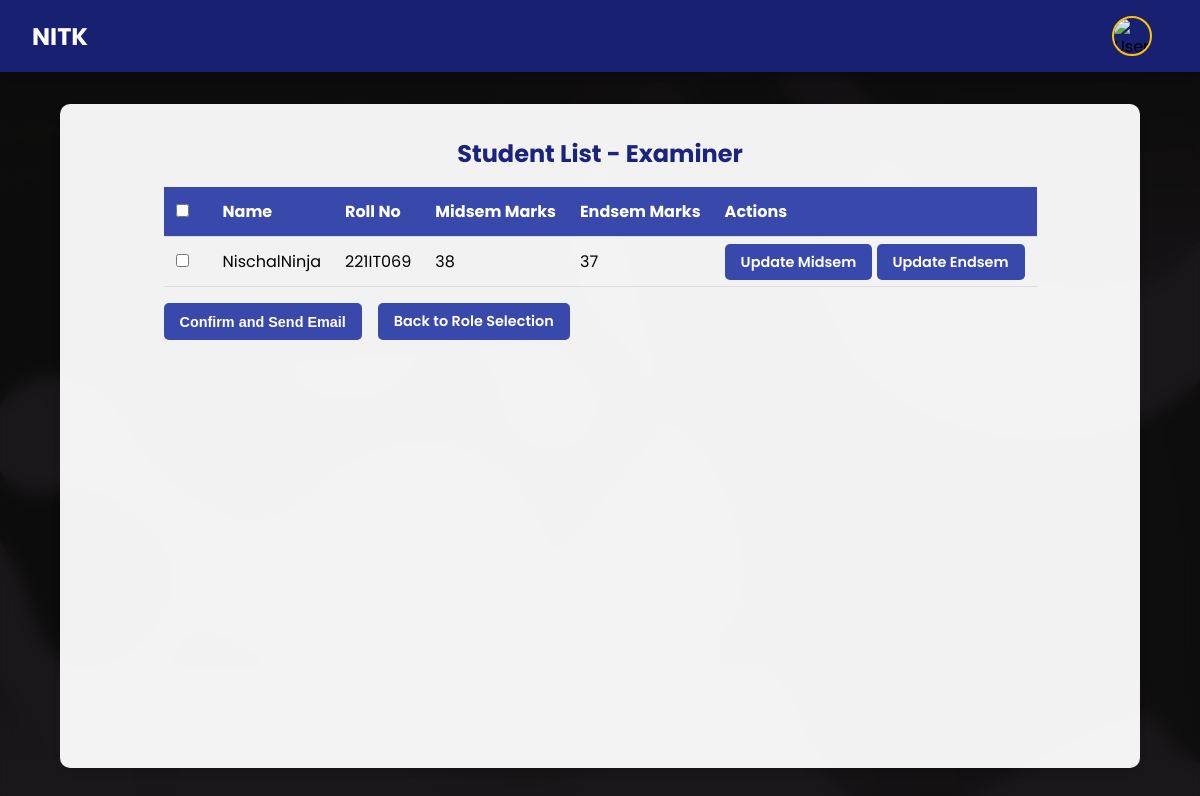
The app's page /student-list/examiner/ (signed in), older data.
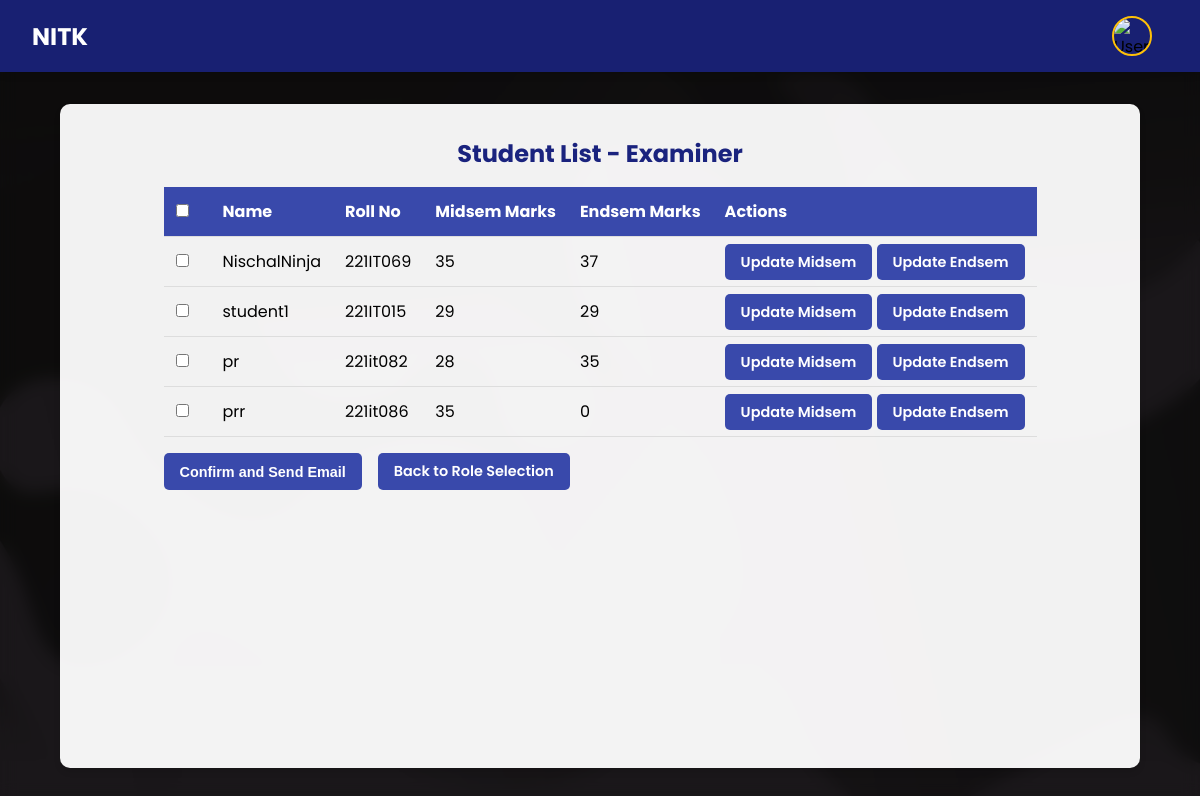
The same page, newer data.
### mainapp/models.py (models this page shows, shortened)
class Student(models.Model):
    ROLE_CHOICES = [
        ('mentor', 'Mentor'),
        ('examiner', 'Examiner'),
    ]
    role = models.CharField(max_length=10, choices=ROLE_CHOICES, default='mentor')
    name = models.CharField(max_length=100, null=True)
    roll_number = models.CharField(max_length=20, unique=True)
    email = models.EmailField(null=True)
    project_title = models.CharField(max_length=255, default='N/A')
    presentation_date = models.DateField(null=True)
    presentation_from_time = models.CharField(max_length=100, default='N/A')
    presentation_to_time = models.CharField(max_length=100, default='N/A')
    professor = models.ForeignKey(User, on_delete=models.CASCADE, related_name='mentored_students')
    examiners = models.ManyToManyField(User, related_name='examined_students', through='ExaminerAssignment')
    submission_status = models.CharField(
        max_length=10,
        choices=[('green', 'Submitted'), ('red', 'Not Submitted')],
        default='red'
    )
    submission_endstatus = models.CharField(
        max_length=10,
        choices=[('green', 'Submitted'), ('red', 'Not Submitted')],
        default='red'
    )
    midsem_marks = models.IntegerField(default=0)
    total_midsem_marks = models.IntegerField(default=0)
    endsem_marks = models.IntegerField(default=0)
    total_endsem_marks = models.IntegerField(default=0)
    password = models.CharField(max_length=128, default='nopw123@')
    professor_marks = models.IntegerField(default=0)
    professor_endmarks = models.IntegerField(default=0)
    @property
    def total_marks(self):
        return (self.total_midsem_marks)*0.4 + (self.total_endsem_marks)*0.6

### mainapp/views.py (the view)
# urls.py: path('student-list/<str:role>/', views.student_list_view, name='student_list'),
@login_required
def student_list_view(request, role):
    user = request.user
    if role == 'mentor':
        students = Student.objects.filter(professor=user)
    elif role == 'examiner':
        examiner_assignments = ExaminerAssignment.objects.filter(examiner=user)
        students = Student.objects.filter(examinerassignment__in=examiner_assignments).exclude(professor=user)
    for student in students:
        if role == 'mentor':
            student.current_user_midsem_marks = student.professor_marks
            student.current_user_endsem_marks = student.professor_endmarks
        elif role == 'examiner':
            examiner_assignment = ExaminerAssignment.objects.filter(student=student, examiner=user).first()
            if examiner_assignment:
                student.current_user_midsem_marks = examiner_assignment.examiner_marks
                student.current_user_endsem_marks = examiner_assignment.examiner_endmarks
            else:
                student.current_user_midsem_marks = 0
                student.current_user_endsem_marks = 0
    context = {
        'students': students,
        'role': role,
    }
    return render(request, 'authentication/student_list.html', context)

### templates/authentication/student_list.html (shortened to what this page needs)
{% load static %}
<!DOCTYPE html>
<html lang="en">
<head>
</head>
<body>
    <nav>
        <a href="#" class="logo">NITK</a>
        <div class="user-profile">
            <img src="{% static 'user-avatar.jpg' %}" alt="User Avatar" class="user-avatar" id="avatar-img">
        </div>
    </nav>
    <div class="container">
        <h2>Student List - {{ role|title }}</h2>
        <form method="POST" action="{% url 'send_marks_email' role=role %}">
            <table>
                <thead>
                    <tr>
                        <th><input type="checkbox" id="select-all"></th>
                        <th>Name</th>
                        <th>Roll No</th>
                        <th>Midsem Marks</th>
                        <th>Endsem Marks</th>
                        <th>Actions</th>
                    </tr>
                </thead>
                <tbody>
                    {% for student in students %}
                    <tr class="toggle-details">
                        <td><input type="checkbox" name="student_ids" value="{{ student.id }}" class="checkbox"></td>
                        <td>{{ student.name }}</td>
                        <td>{{ student.roll_number }}</td>
                        <td>{{ student.current_user_midsem_marks }}</td>
                        <td>{{ student.current_user_endsem_marks }}</td>
                        <td>
                            <a href="{% url 'update_midsem_marks' student.id %}" class="btn">Update Midsem</a>
                            <a href="{% url 'update_endsem_marks' student.id %}" class="btn">Update Endsem</a>
                        </td>
                    </tr>
                    {% endfor %}
                </tbody>
            </table>
            <div class="button-container">
                <button type="submit" class="btn">Confirm and Send Email</button>
                <a href="{% url 'role_selection' %}" class="btn">Back to Role Selection</a>
            </div>
        </form>
    </div>
</body>
</html>

Row changes from the older to the newer data that the page shows:
changed Student "NischalNinja": current_user_midsem_marks "38" → "35"
now on this page (row edited): Student: name "student1", roll_number "221IT015", current_user_midsem_marks "29", current_user_endsem_marks "29"
added Student: name "pr", roll_number "221it082", current_user_midsem_marks "28", current_user_endsem_marks "35"
added Student: name "prr", roll_number "221it086", current_user_midsem_marks "35", current_user_endsem_marks "0"
